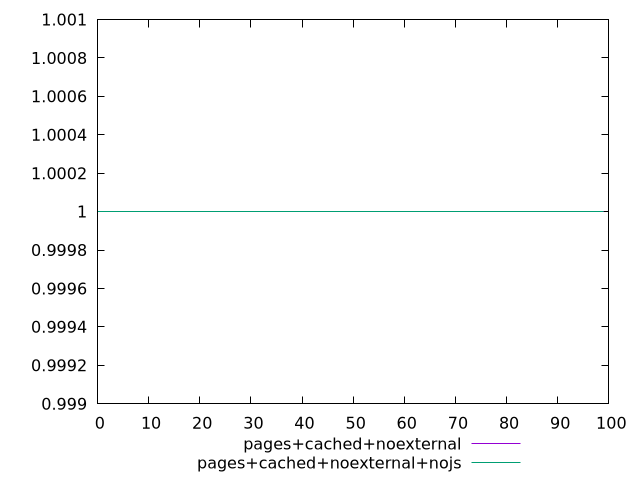

Source code (gnuplot):
$_pagesCachedNoexternal <<EOF
1
1
1
1
1
1
1
1
1
1
1
1
1
1
1
1
1
1
1
1
1
1
1
1
1
1
1
1
1
1
1
1
1
1
1
1
1
1
1
1
1
1
1
1
1
1
1
1
1
1
1
1
1
1
1
1
1
1
1
1
1
1
1
1
1
1
1
1
1
1
1
1
1
1
1
1
1
1
1
1
1
1
1
1
1
1
1
1
1
1
1
1
1
1
1
1
1
1
1
1
EOF
$_pagesCachedNoexternalNojs <<EOF
1
1
1
1
1
1
1
1
1
1
1
1
1
1
1
1
1
1
1
1
1
1
1
1
1
1
1
1
1
1
1
1
1
1
1
1
1
1
1
1
1
1
1
1
1
1
1
1
1
1
1
1
1
1
1
1
1
1
1
1
1
1
1
1
1
1
1
1
1
1
1
1
1
1
1
1
1
1
1
1
1
1
1
1
1
1
1
1
1
1
1
1
1
1
1
1
1
1
1
1
EOF
set key outside below
set terminal pngcairo
set output "report_00004_2020-11-02T20-21-41.718Z/unminified-javascript/unminified-javascript_pages+cached+noexternal_pages+cached+noexternal+nojs.png"
set yrange [0.999:1.001]
plot $_pagesCachedNoexternal title "pages+cached+noexternal" with line ,$_pagesCachedNoexternalNojs title "pages+cached+noexternal+nojs" with line ,
